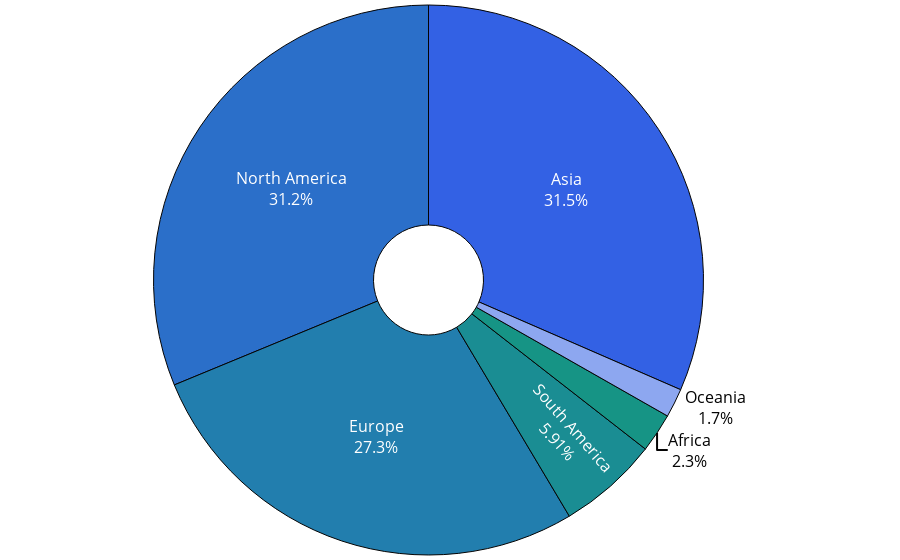

Notebook cell for this chart:
### Markdown cell above
However, if one compares the ratios with open source developer statistics, clear differences in origin become apparent. Here, baseline data from “[The State of the Octoverse](https://octoverse.github.com/)” is used, a study that provides the geographic distribution of millions of active GitHub users.

### Code cell
# similar pooling to the one in cell 53 could be done here for Africa + Oceania

fig = px.pie(
    df_users_continent_cotoverse,
    values=0,
    names="index",
    color_discrete_sequence=color_discrete_sequence,
    hole=0.2,
)

fig.update_layout(
    font_size=16,
    showlegend=False,
    hovermode=False,
)
fig.update_traces(
    textposition="auto",
    textinfo="label+percent",
    marker=dict(line=dict(color=boarder_color, width=1)),
)
fig["layout"].update(margin=dict(l=0, r=0, b=0, t=0))

config = {
  'toImageButtonOptions': {
    'format': 'svg', # one of png, svg, jpeg, webp
  },
  'responsive':'true'
}
fig.show(config=config)

### Figure 1 — Plotly figure (JSON) as saved in the notebook; plotly's stock layout.template omitted (floating-point values rounded to 4 significant figures)
{"data": [{"domain": {"x": [0, 1], "y": [0, 1]}, "hole": 0.2, "hovertemplate": "index=%{label}<br>0=%{value}<extra></extra>", "labels": ["Oceania", "Africa", "South America", "Europe", "Asia", "North America"], "legendgroup": "", "marker": {"line": {"color": "#040404", "width": 1}}, "name": "", "showlegend": true, "textinfo": "label+percent", "textposition": "auto", "type": "pie", "values": [1.7, 2.3, 5.9, 27.3, 31.5, 31.2]}], "layout": {"font": {"size": 16}, "hovermode": false, "legend": {"tracegroupgap": 0}, "margin": {"b": 0, "l": 0, "r": 0, "t": 0}, "piecolorway": ["#3361e4", "#2b6fc9", "#227eae", "#1a8d93", "#169485"], "showlegend": false}}
